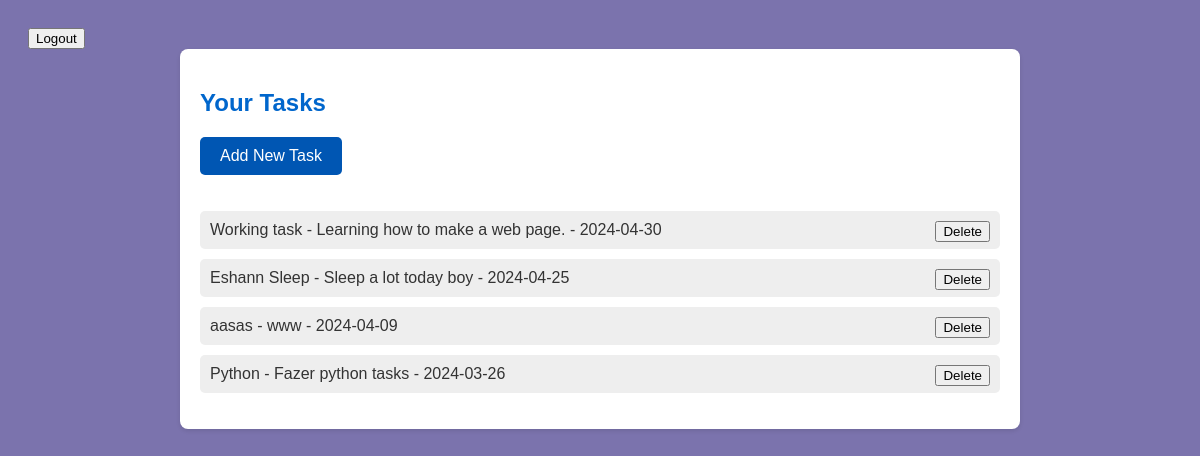
Screenshot of /myapp/ (signed in) with the database file from the repository.
### myapp/models.py (models this page shows, shortened)
class Task(models.Model):
    user = models.ForeignKey(User, on_delete=models.CASCADE, related_name='tasks')
    title = models.CharField(max_length=255)
    description = models.TextField(blank=True)
    date = models.DateField()
    completed = models.BooleanField(default=False)

### myapp/views.py (the view)
# urls.py: 2. Add a URL to urlpatterns:  path('', views.home, name='home')
@login_required
def home(request):
    tasks = Task.objects.filter(user=request.user).order_by('-date')
    return render(request, 'myapp/home.html', {'tasks': tasks})

### myapp/templates/myapp/home.html (shortened to what this page needs)
<!DOCTYPE html>
<html lang="en">
<head>
</head>
<body>
    <form action="{% url 'logout' %}" method="post">
        <button type="submit">Logout</button>
    </form>
    <div class="container">
        <h2>Your Tasks</h2>
        <a href="{% url 'add_task' %}" class="add-task">Add New Task</a>
        {% if tasks %}
            <ul>
                {% for task in tasks %}
                    <li>
                        {{ task.title }} - {{ task.description }} - {{ task.date|date:"Y-m-d" }}
                        <div class="task-action">
                            {% if task.id %}
                                <form action="{% url 'delete_task' task.id %}" method="post" style="display:inline;">
                                    <button type="submit" onclick="return confirm('Are you sure?');">Delete</button>
                                </form>
                            {% endif %}
                        </div>
                    </li>
                {% endfor %}
            </ul>
        {% else %}
            <p>No tasks added yet.</p>
        {% endif %}
    </div>
</body>
</html>

### myapp/templates/myapp/home.html (style rules this page uses)
body { font-family: Arial, sans-serif; background-color: #7b73ad; color: #333; padding: 20px; }
.container { max-width: 800px; margin: auto; padding: 20px; background-color: #fff; border-radius: 8px; box-shadow: 0 2px 4px rgba(0,0,0,0.1); }
h2 { color: #0066cc; }
a.add-task { display: inline-block; background-color: #0056b3; color: #ffffff; padding: 10px 20px; text-decoration: none; border-radius: 5px; margin-bottom: 20px; }
ul { list-style-type: none; padding: 0; }
ul li { background-color: #eee; margin-bottom: 10px; padding: 10px; border-radius: 5px; position: relative; }
ul li:last-child { margin-bottom: 0; }
.task-action { position: absolute; right: 10px; top: 10px; }

### rows the page displays
Task: title "Working task", description "Learning how to make a web page.", date "2024-04-30", shows "Delete"
Task: title "Eshann Sleep", description "Sleep a lot today boy", date "2024-04-25", shows "Delete"
Task: title "aasas", description "www", date "2024-04-09", shows "Delete"
Task: title "Python", description "Fazer python tasks", date "2024-03-26", shows "Delete"
